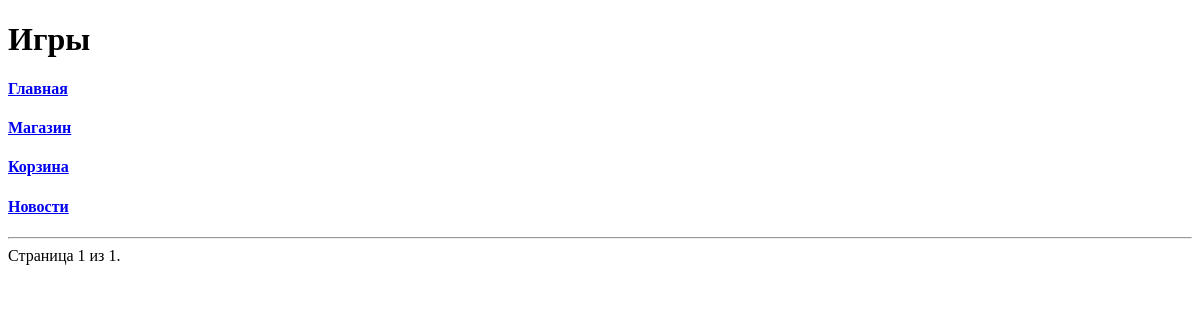
Before: /platform/news/ with the older database file.
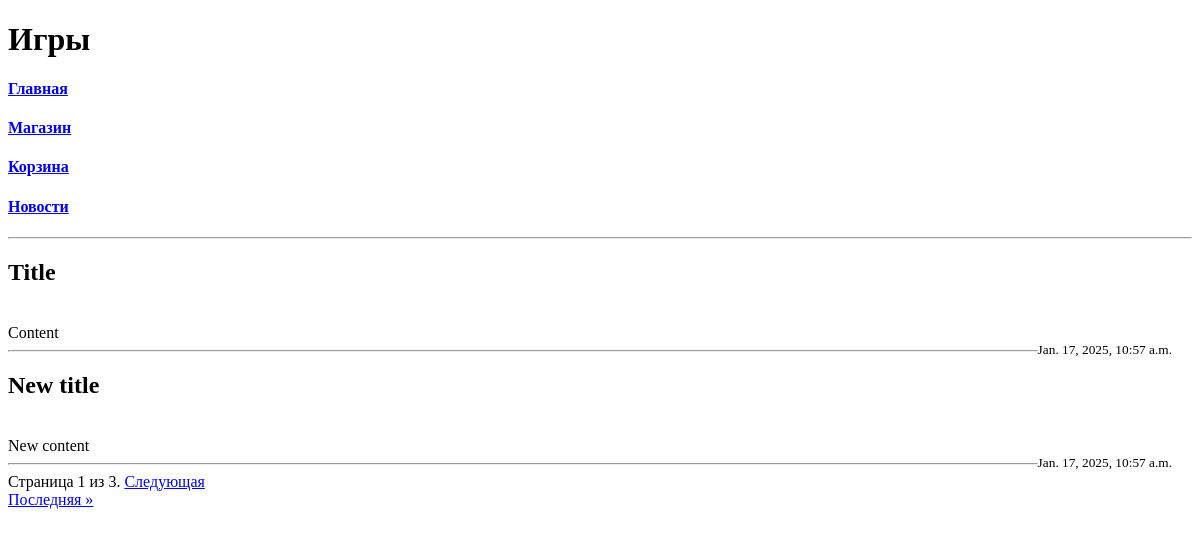
After: the same page with the newer database file.
### task1/models.py (models this page shows)
class News(models.Model):
    title = models.CharField(max_length=155)
    content = models.TextField()
    date = models.DateTimeField(auto_now_add=True)

### task1/views.py (the view)
# urls.py: path('platform/news/', news_list),
def news_list(request):
    news = News.objects.all()
    paginator = Paginator(news, 2)  # 2 поста на странице
    page_number = request.GET.get('page')
    page_news = paginator.get_page(page_number)
    return render(request, 'news.html', {'page_news': page_news})

### templates/news.html (shortened to what this page needs)
{% extends 'menu.html' %}
{% block pagename %}<h1>Игры</h1>{% endblock %}
{% block menu %}{{ block.super }}{% endblock %}
{% block content %}
    <hr>
    {% for new in page_news %}
        <h2>{{ new.title }}</h2>
        <br>
        {{ new.content }}
        <br>
        <small style="float: right; margin-right: 20px;">{{ new.date }}</small>
        <hr>
    {% endfor %}
    <div class="pagination">
        <span class="step-links">
            <span class="current">
                Страница {{ page_news.number }} из {{ page_news.paginator.num_pages }}.
            </span>
            {% if page_news.has_next %}
                <a href="?page={{ page_news.next_page_number }}">Следующая</a> <br>
                <a href="?page={{ page_news.paginator.num_pages }}">Последняя &raquo;</a>
            {% endif %}
        </span>
    </div>
{% endblock %}

Changed rows visible on the page:
added News: title "Title", content "Content", date "Jan. 17, 2025, 10:57 a.m."
added News: title "New title", content "New content", date "Jan. 17, 2025, 10:57 a.m."
Other visible differences:
{{ page_news.paginator.num_pages }}: "1" → "3"
text now shown: "Следующая Последняя »"
